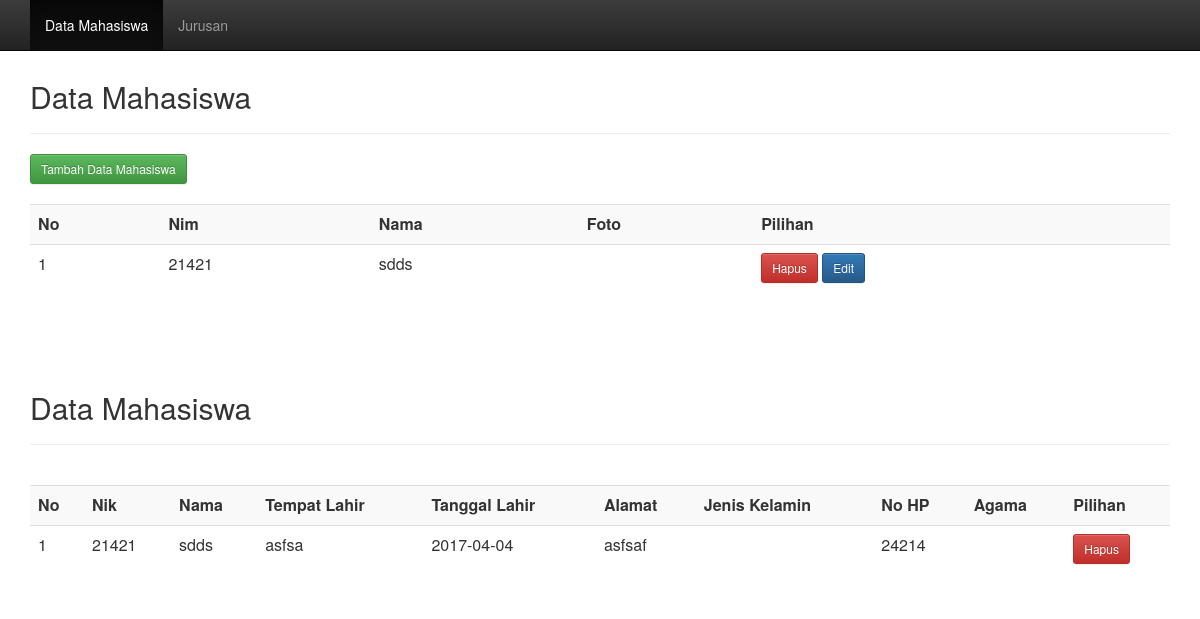
Screenshot of /lihat.php with the database file from the repository.
### tables this page shows
CREATE TABLE `mahasiswa` (
  `nim` int(5) NOT NULL,
  `nama` varchar(30) NOT NULL,
  `tempat_lahir` varchar(30) NOT NULL,
  `tanggal_lahir` date NOT NULL,
  `alamat` varchar(50) NOT NULL,
  `jk` char(10) NOT NULL,
  `no_tlp` varchar(11) NOT NULL,
  `id_jurusan` int(5) NOT NULL,
  `foto` varchar(100) NOT NULL
);

### lihat.php (the view, shortened to what this page needs)
<?php
	include"bootstrap.php";
?>
<?php
	include("koneksi.php");
?>
<?php
	include("index.php");
?>
<!DOCTYPE html>
<html lang="en">
<head>
</head>
<body>
	<div class="container">
		<div class="content">
			<h2>Data Mahasiswa</h2>
			<hr />
			<br />
			<div class="table-responsive">
			<table class="table table-striped table-hover">
				<tr>
                    <th>No</th>
					<th>Nik</th>
					<th>Nama</th>
                    <th>Tempat Lahir</th>
                    <th>Tanggal Lahir</th>
					<th>Alamat</th>
					<th>Jenis Kelamin</th>
					<th>No HP</th>
					<th>Agama</th>
					<th>Pilihan</th>
				</tr>
				<?php
					$sql = mysqli_query($koneksi, "SELECT * FROM mahasiswa ORDER BY nim ASC");
					if(mysqli_num_rows($sql) == 0)
					{
						echo '<tr><td colspan="8">Data Tidak Ditemukan.</td></tr>';
					}
					else
					{
						$no = 1;
						while($row = mysqli_fetch_assoc($sql))
						{
							echo '
							<tr>
								<td>'.$no.'</td>
								<td>'.$row['nim'].'</td>
								<td>'.$row['nama'].'</a></td>
	                            <td>'.$row['tempat_lahir'].'</td>
	                            <td>'.$row['tanggal_lahir'].'</td>
	                            <td>'.$row['alamat'].'</td>
	                            <td>'.$row['JK'].'</td>
								<td>'.$row['no_tlp'].'</td>
	                            <td>'.$row['nama_jurusan'].'</td>
	                            ';
							echo '
								</td>
								<td>
									<a href="index.php?aksi=delete&nim='.$row['nim'].'" title="Hapus Data" onclick="return confirm(\'Anda yakin akan menghapus data '.$row['nama'].'?\')" class="btn btn-danger btn-sm"><span  aria-hidden="true"></span>Hapus</a>
								</td></tr>
							';
							$no++;
						}
					}
				?>
			</table>
			</div>
		</div>
	</div>
</body>
</html>

### index.php (shortened to what this page needs)
<?php
	include"bootstrap.php";
?>
<?php
	include("koneksi.php");
?>
<!DOCTYPE html>
<html lang="en">
<head>
</head>
<body>
	<nav class="navbar navbar-inverse navbar-fixed-top">
		<div class="container">
			<div id="navbar" class="navbar-collapse collapse">
				<ul class="nav navbar-nav">
					<li class="active"><a href="index.php">Data Mahasiswa</a></li>
					<li><a href="jurusan.php">Jurusan</a></li>
				</ul>
			</div>
		</div>
	</nav>
	<div class="container">
		<div class="content">
			<h2>Data Mahasiswa</h2>
			<hr/>
			<a href="tambah.php" class="btn btn-sm btn-success">Tambah Data Mahasiswa</a>
			<br>
			<br/>
			<div class="table-responsive">
			<table class="table table-striped table-hover">
				<tr>
                    <th>No</th>
					<th>Nim</th>
					<th>Nama</th>
                    <th>Foto</th>
					<th>Pilihan</th>
				</tr>
				<?php
					$sql = mysqli_query($koneksi, "SELECT * FROM mahasiswa join jurusan on mahasiswa.id_jurusan=jurusan.id_jurusan  ") or die (mysqli_error($koneksi));
					if(mysqli_num_rows($sql) == 0)
					{
						echo '<tr><td colspan="8">Data Tidak Ditemukan.</td></tr>';
					}
					else
					{
						$no = 1;
						while($row = mysqli_fetch_assoc($sql))
						{
							echo '
							<tr>
								<td>'.$no.'</td>
								<td>'.$row['nim'].'</td>
								<td>'.$row['nama'].'</a></td>
	                            <td>'.$row['foto'].'</td>
	                            ';
							echo '
								</td>
								<td>
									<a href="index.php?aksi=delete&nim='.$row['nim'].'" title="Hapus Data" onclick="return confirm(\'Anda yakin akan menghapus data '.$row['nama'].'?\')" class="btn btn-danger btn-sm"><span  aria-hidden="true"></span>Hapus</a>
									<a href="edit.php?nim='.$row['nim'].'" title="Edit Data" onclick="return confirm(\'Anda yakin akan mengedit data '.$row['nama'].'?\')" class="btn btn-sm btn-primary"><span  aria-hidden="true"></span> Edit </a>
								</td></tr>
							';
							$no++;
						}
					}
				?>
			</table>
			</div>
		</div>
	</div>
</body>
</html>

### index.php (style rules this page uses)
.content { margin-top: 80px; }

### lihat.php (style rules this page uses)
.content { margin-top: 80px; }

### rows the page displays
mahasiswa: nim "21421", nama "sdds", tempat_lahir "asfsa", tanggal_lahir "2017-04-04", alamat "asfsaf", no_tlp "24214"
